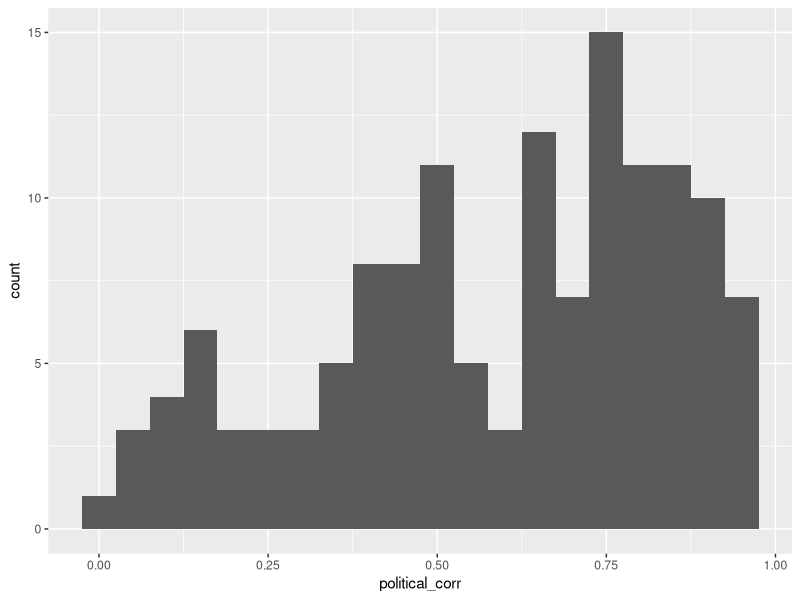
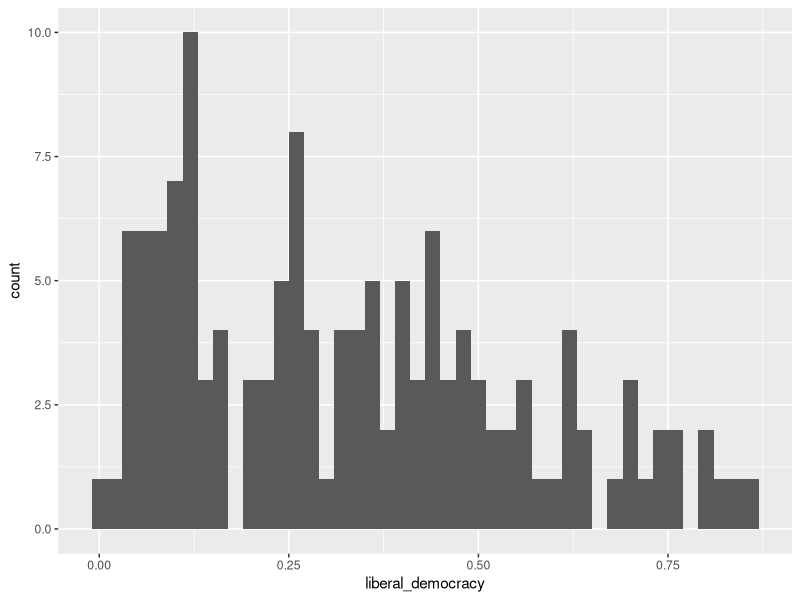
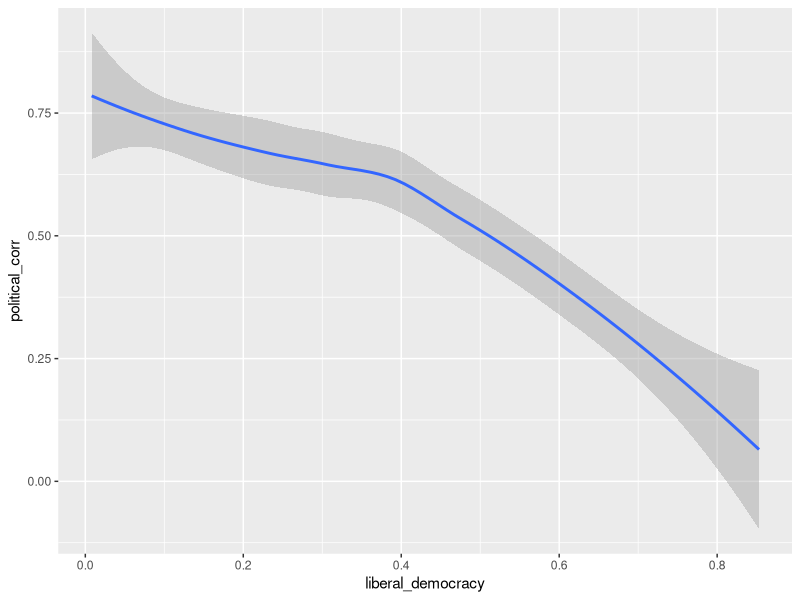
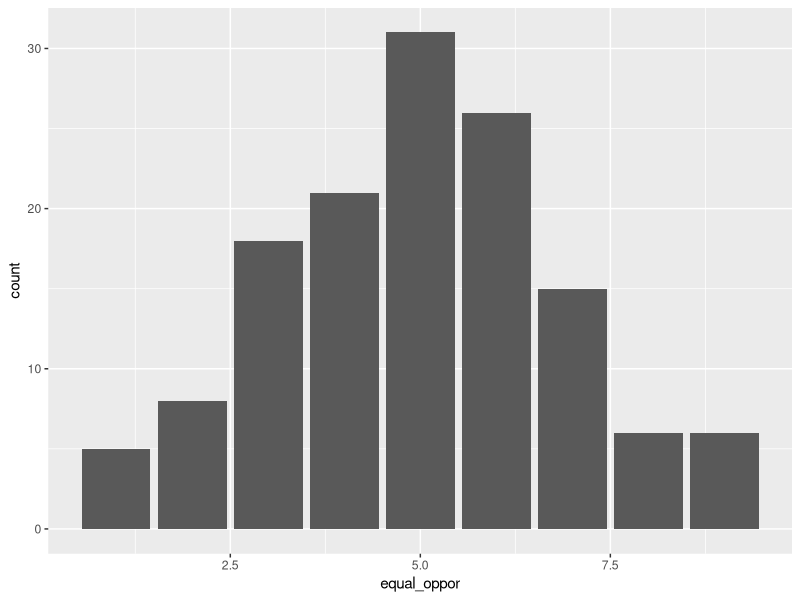
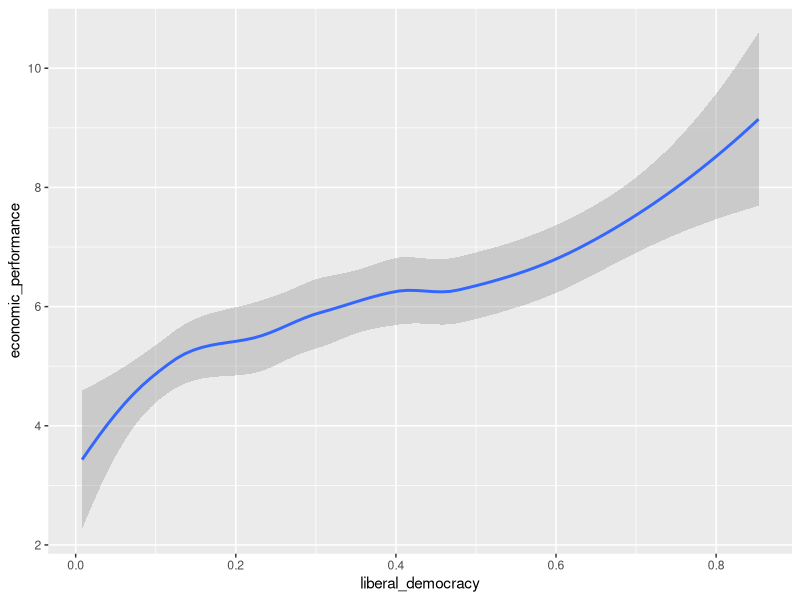
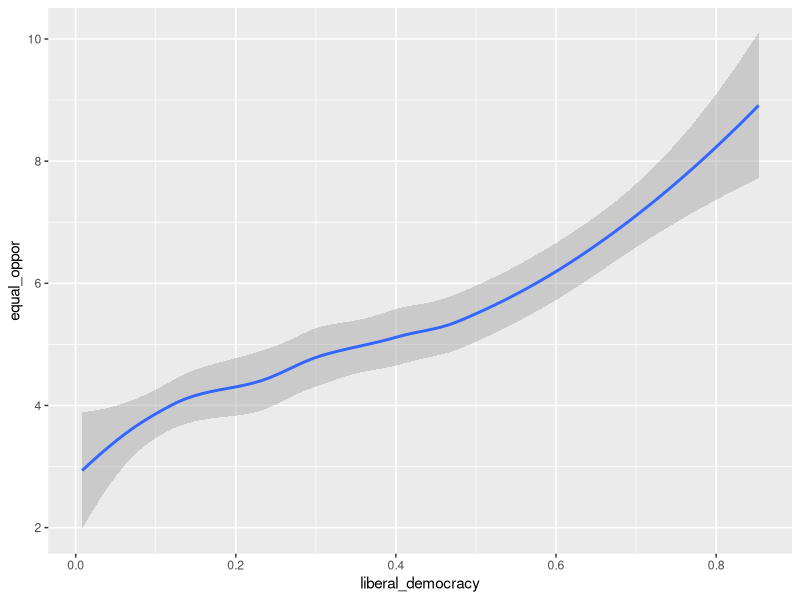
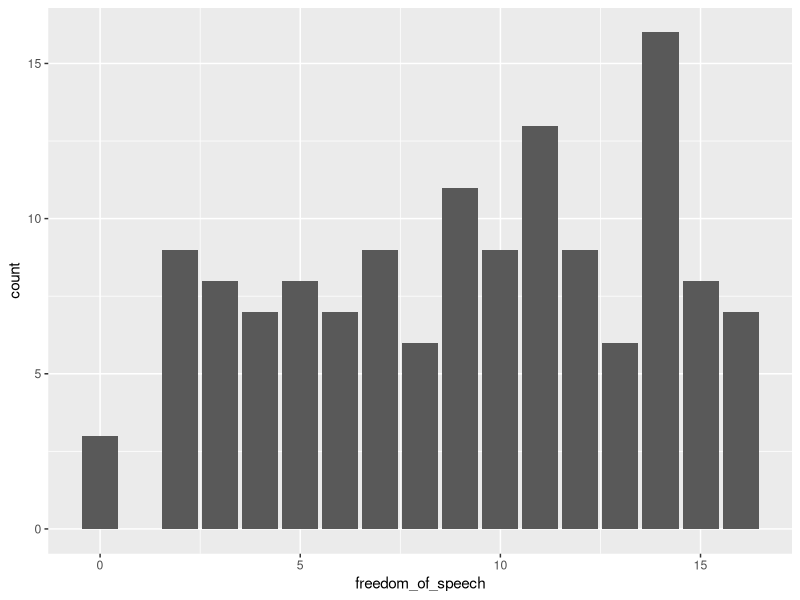
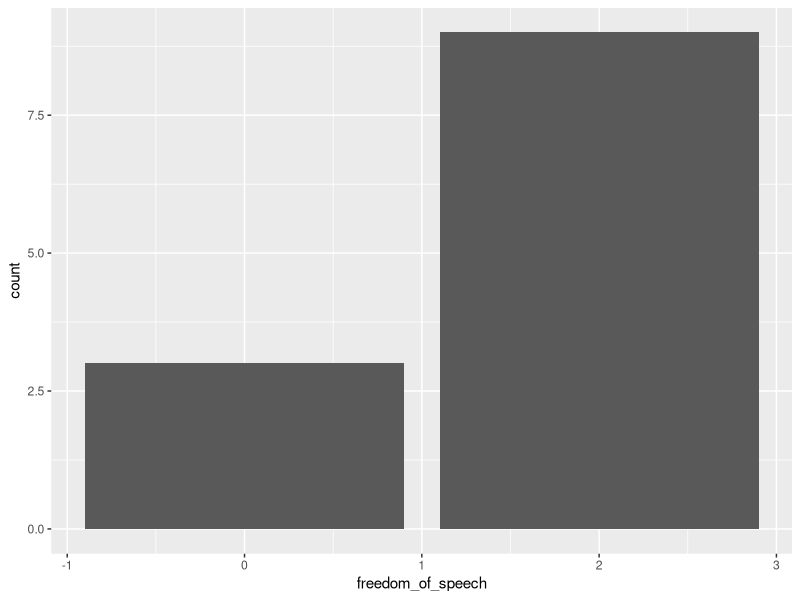

Here is the R script that generated these plots, in order:
## ---- chunk 1
knitr::opts_chunk$set(echo = TRUE)

## ---- chunk 2
  library(tidyverse)
## ---- chunk 3
  qog_std <- read.csv("dataset/qog_std_cs_jan22.csv")
## ---- chunk 4
democracy_effect <- qog_std %>%
  select(
    vdem_libdem,
    vdem_corr,
    bti_eo,
    fh_feb,
    bti_ep
  )%>%
  rename(
    liberal_democracy = vdem_libdem,
    political_corr = vdem_corr,
    equal_oppor = bti_eo,
    freedom_of_speech = fh_feb,
    economic_performance =  bti_ep
  ) %>% drop_na(liberal_democracy, 
                political_corr, 
                equal_oppor, 
                freedom_of_speech
  )
    
## ---- chunk 5
  ggplot(data = democracy_effect) +
  geom_histogram(mapping = aes(x = political_corr), binwidth = 0.05)
## ---- chunk 6
  ggplot(data = democracy_effect) +
  geom_histogram(mapping = aes(x = liberal_democracy), binwidth = 0.02)
## ---- chunk 7
  ggplot(data = democracy_effect) +
  geom_smooth(mapping = aes(x = liberal_democracy, y = political_corr))
## ---- chunk 8
  ggplot(data = democracy_effect) +
  geom_bar(mapping = aes(x = equal_oppor))
## ---- chunk 9
  ggplot(data = democracy_effect) +
  geom_smooth(mapping = aes(x = liberal_democracy, y = economic_performance))

## ---- chunk 10
  ggplot(data = democracy_effect) +
  geom_smooth(mapping = aes(x = liberal_democracy, y = equal_oppor))

## ---- chunk 11
  ggplot(data = democracy_effect) +
  geom_bar(mapping = aes(x = freedom_of_speech))
## ---- chunk 12
  freedom_low <- democracy_effect %>%
                  filter(freedom_of_speech < 3)

  ggplot(data = freedom_low) +
  geom_bar(mapping = aes(x = freedom_of_speech))
## ---- chunk 13
  ggplot(data = democracy_effect) +
  geom_point(mapping = aes(x = liberal_democracy, y = freedom_of_speech)) 
## ---- chunk 14
  ggplot(data = democracy_effect, mapping = aes(x = liberal_democracy, y = freedom_of_speech)) +
  geom_point() +
  geom_smooth(method = lm, color ="red", se=FALSE)


## ---- chunk 15
  lmspeech <- lm(liberal_democracy ~ freedom_of_speech, data = democracy_effect)

summary(lmspeech)
## ---- chunk 16
model <- lm(equal_oppor ~ liberal_democracy, data = democracy_effect)
summary(model)
## ---- chunk 17
model <- lm(equal_oppor ~ liberal_democracy + freedom_of_speech + political_corr + economic_performance, data = democracy_effect)

summary(model)
